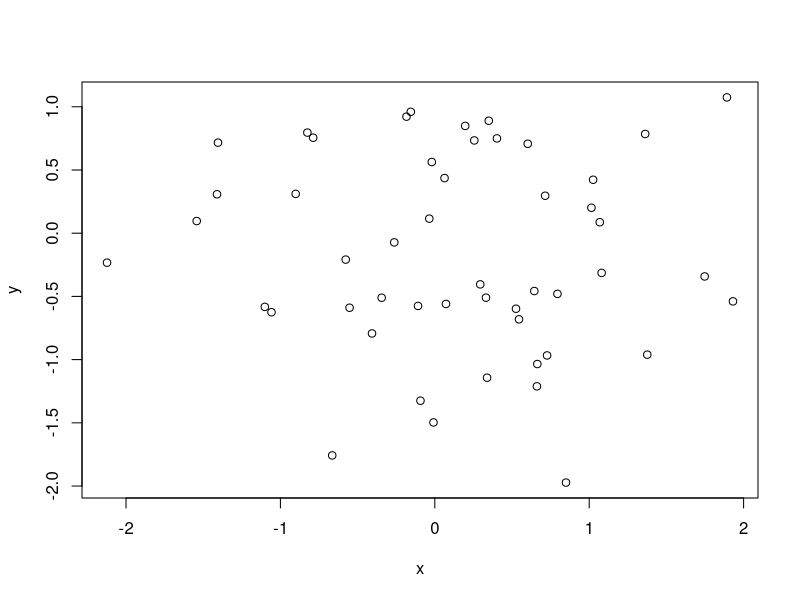

The R script that drew this image:
## ---- chunk 1
# Make some x
x <- rnorm(50)
y <- rnorm(50)
plot(x, y,type="p",xlab="x",ylab="y")
lm <- lm(y~x)
lm
Date <- "2018-09-10"
print(Date)
